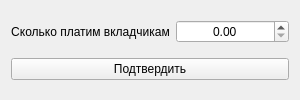
<?xml version="1.0" encoding="UTF-8"?>
<ui version="4.0">
 <class>IterateForm</class>
 <widget class="QWidget" name="IterateForm">
  <property name="geometry">
   <rect>
    <x>0</x>
    <y>0</y>
    <width>300</width>
    <height>100</height>
   </rect>
  </property>
  <property name="minimumSize">
   <size>
    <width>300</width>
    <height>100</height>
   </size>
  </property>
  <property name="windowTitle">
   <string>Перейти на следующий месяц</string>
  </property>
  <layout class="QVBoxLayout" name="verticalLayout">
   <item>
    <layout class="QHBoxLayout" name="_">
     <item>
      <widget class="QLabel" name="__">
       <property name="text">
        <string>Сколько платим вкладчикам</string>
       </property>
       <property name="alignment">
        <set>Qt::AlignCenter</set>
       </property>
      </widget>
     </item>
     <item>
      <widget class="QDoubleSpinBox" name="amount">
       <property name="alignment">
        <set>Qt::AlignCenter</set>
       </property>
      </widget>
     </item>
    </layout>
   </item>
   <item>
    <widget class="QPushButton" name="confirm">
     <property name="text">
      <string>Подтвердить</string>
     </property>
    </widget>
   </item>
  </layout>
 </widget>
 <resources/>
 <connections/>
</ui>
